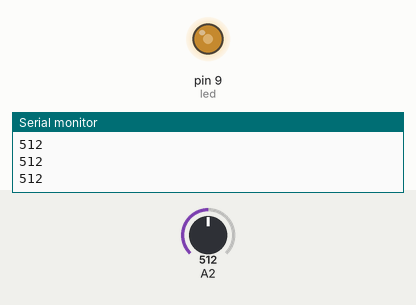
Bench run of a sketch on a simulated Arduino Uno, built with avr-gcc and run on an emulated ATmega328P. On the bench: output pins drawn as LEDs (lit = HIGH), the last lines printed to the serial monitor. The test bench sets the inputs (shaded band); at power-on: A2 = 512.

Above: at 1.2 s.
1.3 s: A2 set to 716
At 2.5 s:
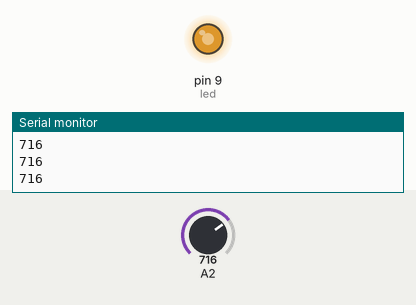
2.8 s: A2 set to 900
At 4.0 s:
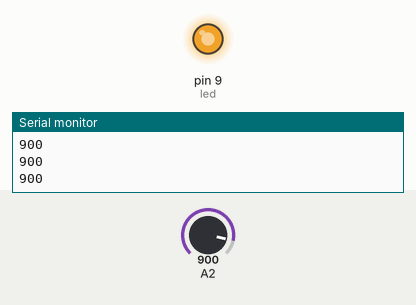
4.3 s: A2 set to 122
At 5.3 s:
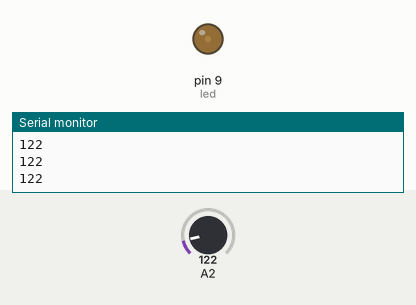
5.8 s: A2 set to 0
At 6.6 s:
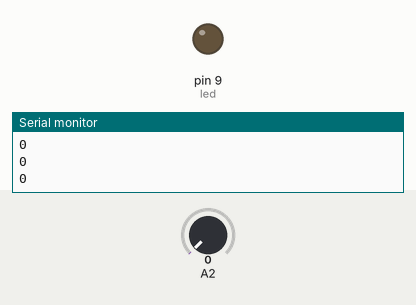
7.3 s: A2 set to 511
At 7.9 s:
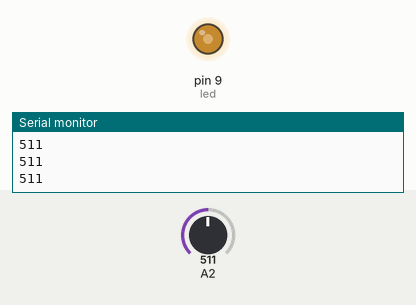
Timing chart, 0 to 9.8 s (numbered marks = the images above; inputs shaded):
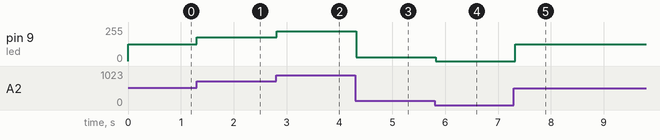

The sketch:

sound_sensor.ino
```cpp
int led = 9;

void setup()
{
  pinMode(led,OUTPUT);
  Serial.begin(115200);
}

void loop()
{
  int value = analogRead(A2); // 소리감지 센서값을 읽어서 변수 value에 저장해줍니다.
                              // 아날로그 센서값 범위는 0 ~ 1023

  // map() 함수 사용, map(value, fromLow, fromHigh, toLow, toHigh)
  // 변환할 수, 현재 범위 값의 하한, 현재 범위 값의 상한, 목표 범위값의 하한, 목표 범위값의 상한
  // 읽어들인 값으로 LED의 밝기를 구하고, LED 밝기를 새로고침 합니다.
  int adjust = map(value,0,1024,0,255);
  analogWrite(led,adjust); // LED 밝기는 0 ~ 255
  Serial.println(value);
  delay(100);
}
```

Measured:
- after the input at 1.3 s, pin 9 (led): 127/255 → 178/255 at once
- after the input at 2.8 s, pin 9 (led): 178/255 → 224/255 at once
- after the input at 4.3 s, pin 9 (led): 224/255 → 30/255 at once
- after the input at 5.8 s, pin 9 (led): 30/255 → 0/255 at once
- after the input at 7.3 s, pin 9 (led): 0/255 → 127/255 at once
